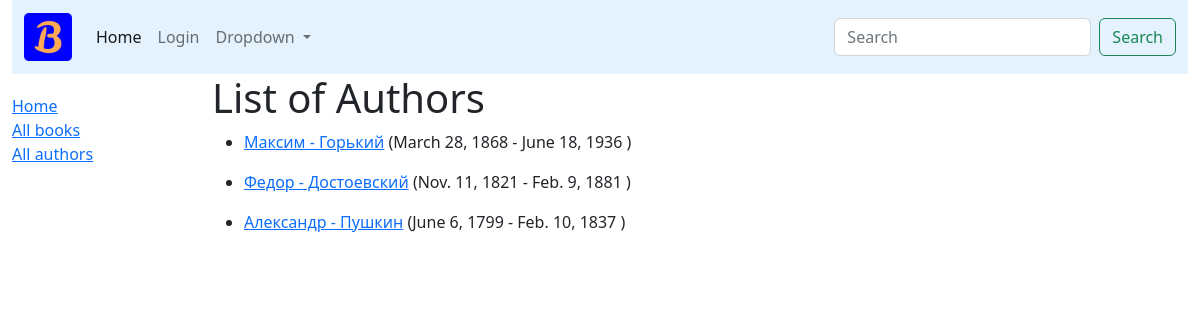
/authors/, run on an earlier commit of the app's database.
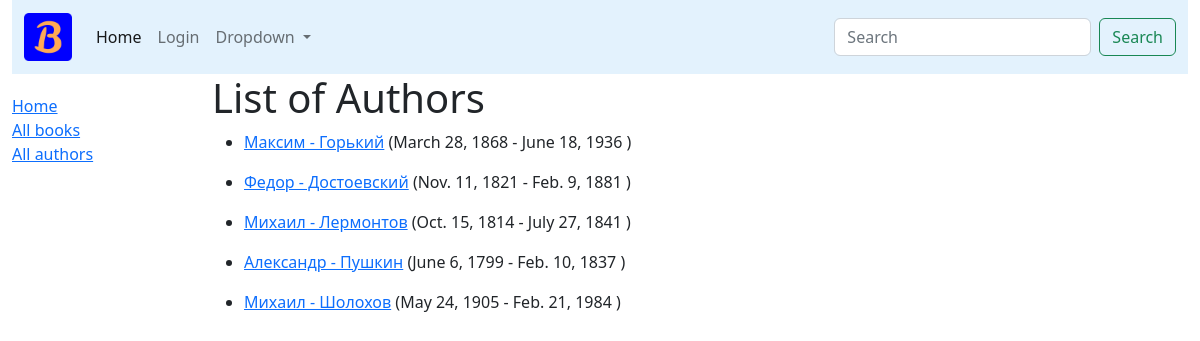
And on a later commit of the database.
### catalogue/models.py (models this page shows)
class Author(models.Model):
    first_name = models.CharField(max_length=50)
    last_name = models.CharField(max_length=50)
    date_of_birth = models.DateField(null=True, blank=True)
    date_of_death = models.DateField('Died', null=True, blank=True)
    class Meta:
        ordering = ['last_name', 'first_name']
    def get_absolute_url(self):
        return reverse('catalogue:author-detail', kwargs={'pk': self.pk})
    def __str__(self):
        return f'{self.first_name} - {self.last_name}'

### catalogue/views.py (the view)
# urls.py: path('authors/', views.AuthorListView.as_view(), name='authors'),
class AuthorListView(ListView):
    model = Author
    paginate_by = 5

### templates/catalogue/author_list.html (shortened to what this page needs)
{% extends '_base.html' %}
{% block content %}
<h1>List of Authors</h1>
{% if author_list %}
    {% for author in author_list %}
    <ul>
        <li><a href="{{ author.get_absolute_url }}">{{ author }}</a>
            ({{ author.date_of_birth }} -
                {% if author.date_of_death %}
                    {{ author.date_of_death }}
                {% endif %})
        </li>
    </ul>
    {% empty %}
    <p>No Authors Yet!</p>
    {% endfor %}
{% endif %}
{% endblock content %}

What changed in the data, as far as the page shows it:
added Author: first_name+last_name "Михаил - Лермонтов", date_of_birth "Oct. 15, 1814", date_of_death "July 27, 1841"
added Author: first_name+last_name "Михаил - Шолохов", date_of_birth "May 24, 1905", date_of_death "Feb. 21, 1984"
